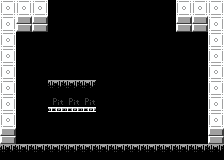

The image is a tile-based game level rendered from a .tmx file. Its description and complete source (layers, tilesets, objects, tile grids) follow:
An orthogonal 14x10 tile map with 16x16 px tiles, 1 tile layer (Tile Layer 1).

<map version="1.9" tiledversion="1.9.0" orientation="orthogonal" renderorder="right-down" width="14" height="10" tilewidth="16" tileheight="16" infinite="0" nextlayerid="2" nextobjectid="1">
 <tileset firstgid="1" source="../room_tileset.tsx" />
 <layer id="1" name="Tile Layer 1" width="14" height="10">
  <data encoding="csv">
4,4,4,1,1,1,1,1,1,1,1,4,4,4,
4,3,3,1,1,1,1,1,1,1,1,3,3,4,
4,1,1,1,1,1,1,1,1,1,1,1,1,4,
4,1,1,1,1,1,1,1,1,1,1,1,1,4,
4,1,1,1,1,1,1,1,1,1,1,1,1,4,
4,1,1,5,5,5,1,1,1,1,1,1,1,4,
4,1,1,6,6,6,1,1,1,1,1,1,1,4,
4,1,1,1,1,1,1,1,1,1,1,1,1,4,
3,1,1,1,1,1,1,1,1,1,1,1,1,3,
5,5,5,5,5,5,5,5,5,5,5,5,5,5
</data>
 </layer>
</map>
